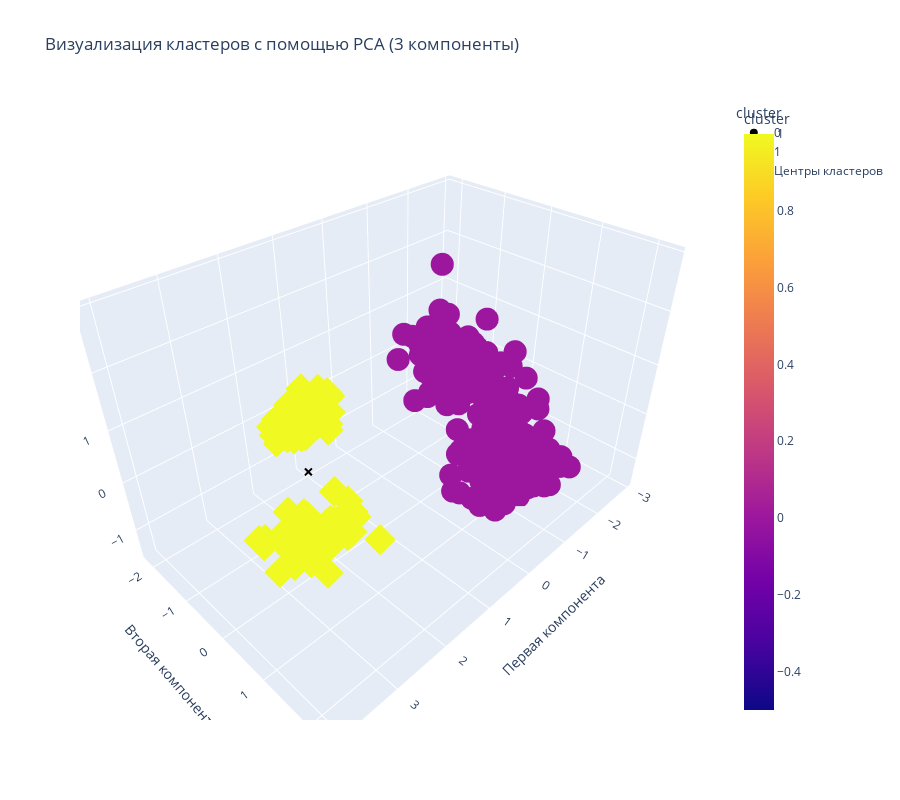

Write notebook code for a chart like this one.
### Code cell
features = ['culmen_length_mm', 'culmen_depth_mm', 'flipper_length_mm', 'body_mass_g', 'sex']
X = train_df[features]
scaler = StandardScaler()
X_scaled = scaler.fit_transform(X)

best_kmeans = KMeans(n_clusters=2, init='random', max_iter=50, algorithm='lloyd', random_state=42)
train_df['cluster'] = best_kmeans.fit_predict(X_scaled)

pca = PCA(n_components=3)
X_pca = pca.fit_transform(X_scaled)
centers_pca = pca.transform(best_kmeans.cluster_centers_)

train_df[['PCA1', 'PCA2', 'PCA3']] = X_pca

fig = px.scatter_3d(train_df, x='PCA1', y='PCA2', z='PCA3', 
                    color='cluster', symbol='cluster',
                    title='Визуализация кластеров с помощью PCA (3 компоненты)',
                    labels={'PCA1': 'Первая компонента', 'PCA2': 'Вторая компонента', 'PCA3': 'Третья компонента'})


fig.add_trace(go.Scatter3d(x=centers_pca[:, 0], y=centers_pca[:, 1], z=centers_pca[:, 2],
                           mode='markers', marker=dict(size=3, color='black', symbol='x'),
                           name='Центры кластеров'))

fig.update_layout(height=800) 
fig.show()

### Figure 1 — Plotly figure (JSON) as saved in the notebook; plotly's stock layout.template omitted (floating-point values rounded to 4 significant figures; data arrays with more than 128 entries replaced by an {"elided": "..."} marker saying what was removed)
{"data": [{"hovertemplate": "cluster=%{marker.color}<br>Первая компонента=%{x}<br>Вторая компонента=%{y}<br>Третья компонента=%{z}<extra></extra>", "legendgroup": "0", "marker": {"color": {"elided": "213 int values"}, "coloraxis": "coloraxis", "symbol": "circle"}, "mode": "markers", "name": "0", "scene": "scene", "showlegend": true, "type": "scatter3d", "x": {"elided": "213 float values"}, "y": {"elided": "213 float values"}, "z": {"elided": "213 float values"}}, {"hovertemplate": "cluster=%{marker.color}<br>Первая компонента=%{x}<br>Вторая компонента=%{y}<br>Третья компонента=%{z}<extra></extra>", "legendgroup": "1", "marker": {"color": [1, 1, 1, 1, 1, 1, 1, 1, 1, 1, 1, 1, 1, 1, 1, 1, 1, 1, 1, 1, 1, 1, 1, 1, 1, 1, 1, 1, 1, 1, 1, 1, 1, 1, 1, 1, 1, 1, 1, 1, 1, 1, 1, 1, 1, 1, 1, 1, 1, 1, 1, 1, 1, 1, 1, 1, 1, 1, 1, 1, 1, 1, 1, 1, 1, 1, 1, 1, 1, 1, 1, 1, 1, 1, 1, 1, 1, 1, 1, 1, 1, 1, 1, 1, 1, 1, 1, 1, 1, 1, 1, 1, 1, 1, 1, 1, 1, 1, 1, 1, 1, 1, 1, 1, 1, 1, 1, 1, 1, 1, 1, 1, 1, 1, 1, 1, 1, 1, 1], "coloraxis": "coloraxis", "symbol": "diamond"}, "mode": "markers", "name": "1", "scene": "scene", "showlegend": true, "type": "scatter3d", "x": [1.22, 3.074, 1.214, 2.777, 2.365, 1.197, 1.13, 2.176, 0.7988, 1.973, 0.9175, 2.357, 1.308, 2.645, 0.7109, 2.697, 0.5396, 3.243, 1.135, 2.604, 2.946, 1.42, 1.046, 1.794, 1.47, 1.929, 2.469, 1.241, 2.738, 2.382, 0.8279, 1.133, 4.012, 2.014, 2.33, 1.228, 1.677, 0.7499, 1.94, 0.3471, 2.89, 0.8893, 2.043, 2.759, 1.406, 0.8037, 2.776, 1.594, 1.872, 1.294, 2.641, 0.823, 2.619, 1.568, 1.952, 0.6478, 2.027, 0.5988, 2.932, 0.7232, 2.351, 1.119, 3.546, 1.485, 2.973, 3.077, 1.33, 2.968, 1.425, 2.043, 2.264, 1.707, 1.28, 3.075, 1.158, 2.972, 1.375, 2.54, 1.381, 2.871, 1.289, 2.659, 1.229, 2.824, 1.138, 2.781, 1.502, 3.031, 1.626, 2.839, 1.162, 2.79, 1.192, 2.738, 2.011, 1.752, 0.9768, 2.623, 1.682, 3.308, 1.413, 2.999, 2.095, 0.6902, 2.867, 0.7778, 2.133, 1.801, 3.257, 0.8448, 3.064, 1.231, 3.661, 2.874, 1.642, 1.495, 2.922, 1.395, 2.209], "y": [-2.04, 0.5081, -1.65, 0.2246, -0.0821, -1.917, -1.579, 0.1174, -2.055, 0.1794, -2.055, 0.4989, -1.906, 0.01493, -1.591, 0.3837, -2.084, 0.209, -1.573, 0.1025, -0.06958, -1.64, -1.612, 0.2916, -2.179, 0.05381, 0.1046, -1.592, 0.2362, 0.1186, -1.789, -1.581, 1.073, -1.437, 0.5103, -1.977, 0.7134, -1.961, 0.401, -1.991, 0.4299, -1.902, 0.109, 0.4389, -1.908, -1.834, 0.41, -2.028, 0.2689, -1.664, -0.2267, -1.67, 0.07536, -1.647, 0.08064, -1.87, -0.03935, -1.682, 0.2212, -1.86, -0.04125, -1.845, 0.438, -1.761, 0.6687, 0.4707, -1.843, 0.1377, -1.408, 0.1834, 0.2472, -1.498, -1.453, 0.3676, -1.641, 0.6296, -1.884, 0.4474, -1.508, 0.4055, -1.525, 0.3981, -1.872, 0.877, -1.771, -0.08816, -1.714, 0.8025, -1.418, 0.8453, -1.619, 0.4644, -1.593, 0.3355, 0.3789, -1.603, -1.502, 0.6221, -1.398, 0.9428, -1.239, 0.04803, 0.4317, -1.664, 0.5182, -1.839, 0.1819, -1.237, 0.3881, -1.462, 0.5465, -1.785, 0.5817, 0.5074, -1.836, -1.659, 0.3793, -1.505, 0.5413], "z": [0.1309, -0.3627, 0.6407, -0.3755, -0.6532, 0.2034, 0.01008, -0.6614, -0.2268, -0.5874, -0.7183, -0.3715, -0.006204, -0.7078, 0.3467, -0.5006, -0.3146, -0.7879, 0.139, -0.4568, -0.4227, -0.1618, 0.3365, -0.5855, -0.6238, -0.6995, -0.6905, 0.5137, -0.3137, -0.6115, -0.3687, -0.1291, 1.028, 0.382, -0.4077, -0.5822, -0.8663, -0.07187, -0.3083, -0.08588, -0.4162, 0.1466, -0.01699, -0.198, -0.4152, 0.2395, -0.1517, -0.3278, -0.8673, 0.1457, -0.5384, 0.1317, -0.1131, 0.07708, -0.8558, -0.05448, -0.7908, -0.1623, -0.2793, 0.2137, -0.8319, 0.1537, 0.2663, 0.02688, -0.3503, -0.4865, -0.336, -0.252, 0.3887, -0.6063, -0.3723, -0.02214, 0.2098, -0.6501, 0.4035, -0.2575, -0.09549, -1.16, 0.6454, 0.1371, 0.3463, -0.1999, -0.1213, -0.09372, -0.2758, -0.0825, 0.2428, 0.09004, 0.2547, 0.1949, 0.03232, -0.3938, -0.1635, -0.0402, -0.05666, 0.1331, 0.5903, 0.0602, 0.4473, 0.6697, 0.2611, -0.5118, -0.6829, -0.5025, 0.2852, -0.246, -0.5271, 0.7279, -0.5331, -0.1788, -0.04124, 0.239, 0.3338, -0.636, 0.1342, 0.1509, -0.3201, -0.189, -0.1446]}, {"marker": {"color": "black", "size": 3, "symbol": "x"}, "mode": "markers", "name": "Центры кластеров", "type": "scatter3d", "x": [-1.08, 1.934], "y": [0.3678, -0.6584], "z": [0.08497, -0.1521]}], "layout": {"coloraxis": {"colorbar": {"title": {"text": "cluster"}}, "colorscale": [[0, "#0d0887"], [0.1111, "#46039f"], [0.2222, "#7201a8"], [0.3333, "#9c179e"], [0.4444, "#bd3786"], [0.5556, "#d8576b"], [0.6667, "#ed7953"], [0.7778, "#fb9f3a"], [0.8889, "#fdca26"], [1, "#f0f921"]]}, "height": 800, "legend": {"title": {"text": "cluster"}, "tracegroupgap": 0}, "scene": {"domain": {"x": [0, 1], "y": [0, 1]}, "xaxis": {"title": {"text": "Первая компонента"}}, "yaxis": {"title": {"text": "Вторая компонента"}}, "zaxis": {"title": {"text": "Третья компонента"}}}, "title": {"text": "Визуализация кластеров с помощью PCA (3 компоненты)"}}}
